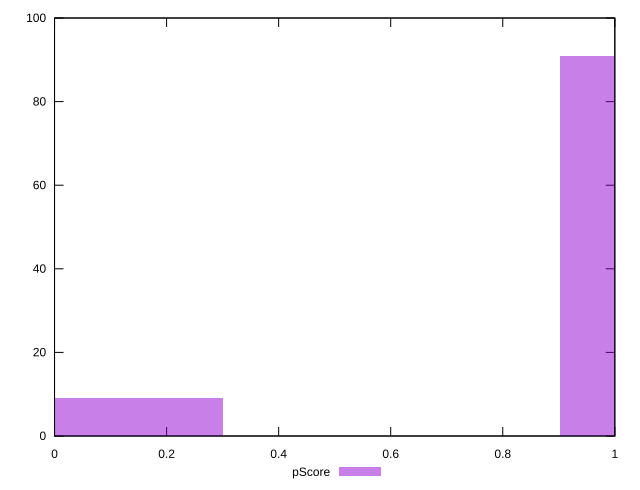

The script that saved this image:
reset

$pScore <<EOF
1.2029995492890326 91
0 9
EOF

set key outside below
set boxwidth 0.6014997746445163
set xrange [0:1]
set yrange [0:100]
set trange [0:100]
set style fill transparent solid 0.5 noborder
set terminal svg size 640, 490 enhanced background rgb 'white'
set output "reports/report_00028_2021-02-24T12-49-42.674Z/server-response-time/samples/card/pScore/histogram.svg"

plot $pScore title "pScore" with boxes

reset
